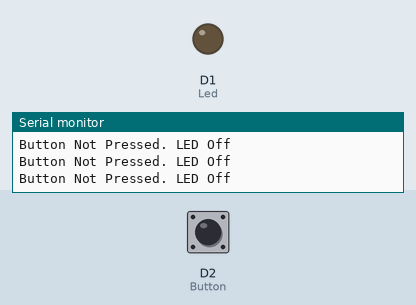
This sketch was run on a simulated ESP8266 (NodeMCU). Shown: output pins drawn as LEDs (lit = HIGH), the last lines printed to the serial monitor. The inputs (shaded band) are chosen by the test bench; at power-on: D2 (Button) LOW.

Above: at 2.8 s.
2.9 s: D2 (Button) pulled HIGH for 1.2 s
At 3.6 s:
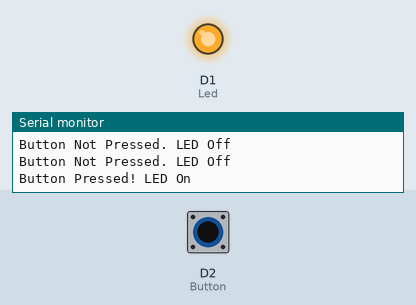
6.5 s: D2 (Button) pulled HIGH for 3.2 s
At 11.4 s:
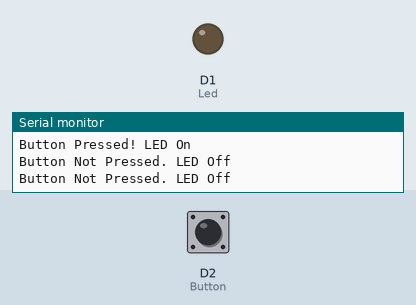
Timing chart, 0 to 12.9 s (numbered marks = the images above; inputs shaded):
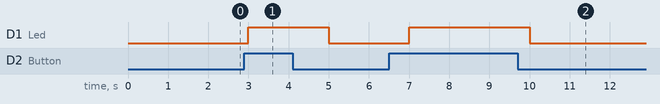

Measured:
- after the input at 2.9 s, D1 (Led): LOW → HIGH after 0.10 s, → LOW 2.0 s later
- after the input at 6.5 s, D1 (Led): LOW → HIGH after 0.50 s, → LOW 3.0 s later

The sketch:

LED___PUSH_BUTTON.ino
```cpp
#include <SoftwareSerial.h> // Include the SoftwareSerial library

int Led = D1; // Define LED pin
int Button = D2; // Define push button pin
int val; // Define digital variable val

void setup() {
  pinMode(Led, OUTPUT); // Set the LED pin as an output pin
  pinMode(Button, INPUT); // Set the button pin as an input pin

  Serial.begin(9600); // Start serial communication (optional)
}

void loop() {
  val = digitalRead(Button);

  if (val == HIGH) {
    digitalWrite(Led, HIGH);
    Serial.println("Button Pressed! LED On"); // Send message when button is pressed
  } else {
    digitalWrite(Led, LOW);
    Serial.println("Button Not Pressed. LED Off"); // Send message when button is not pressed
  }
   delay(1000);
}
```
